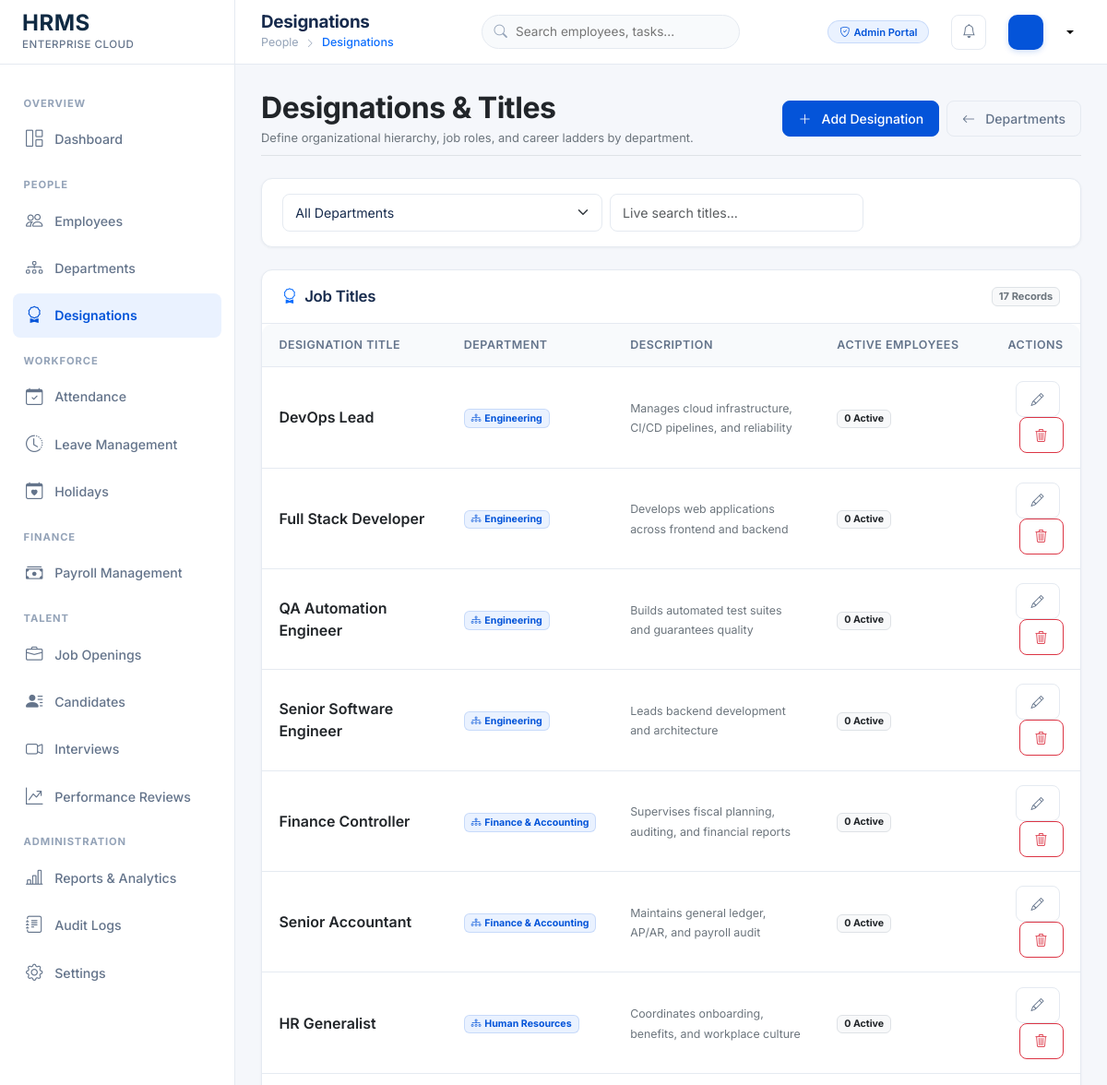
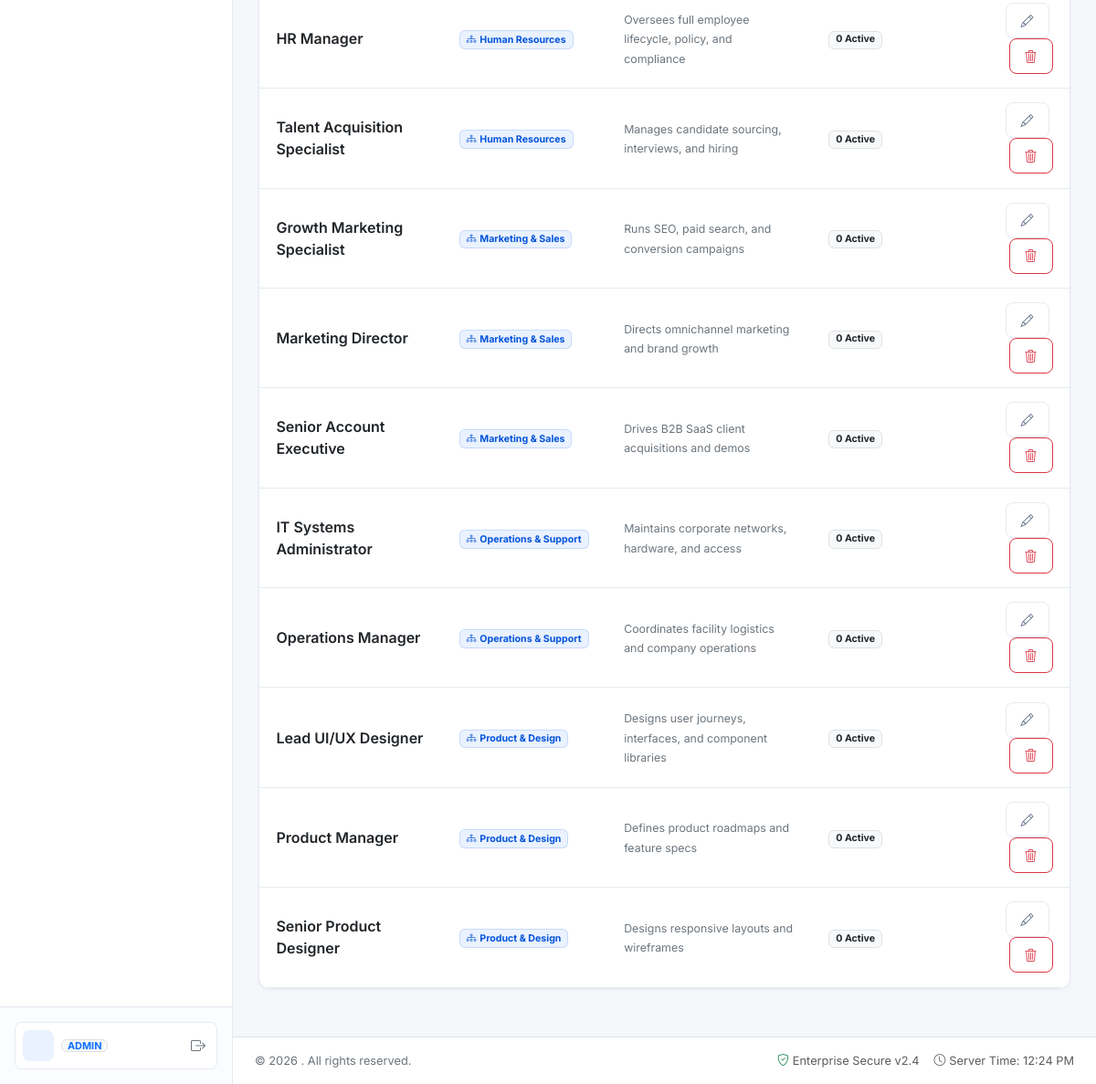
/departments/designations.php (signed in), run on the app's committed database (2 pictures, top to bottom).
### tables this page shows
CREATE TABLE `designations` (
  `id` int(11) NOT NULL AUTO_INCREMENT,
  `department_id` int(11) NOT NULL,
  `designation_name` varchar(100) NOT NULL,
  `description` text DEFAULT NULL,
  `created_at` timestamp NULL DEFAULT current_timestamp(),
  PRIMARY KEY (`id`),
  UNIQUE KEY `department_id` (`department_id`,`designation_name`),
  CONSTRAINT `designations_ibfk_1` FOREIGN KEY (`department_id`) REFERENCES `departments` (`id`)
);

CREATE TABLE `departments` (
  `id` int(11) NOT NULL AUTO_INCREMENT,
  `department_name` varchar(100) NOT NULL,
  `description` text DEFAULT NULL,
  `status` enum('active','inactive') DEFAULT 'active',
  `created_at` timestamp NULL DEFAULT current_timestamp(),
  PRIMARY KEY (`id`),
  UNIQUE KEY `department_name` (`department_name`)
);

### departments/designations.php (the view, shortened to what this page needs)
<?php
$pdo = getDBConnection();
$deptFilter = $_GET['dept_id'] ?? '';
$sql = "SELECT ds.*, d.department_name, COUNT(e.id) as emp_count
        FROM designations ds
        JOIN departments d ON d.id = ds.department_id
        LEFT JOIN employees e ON e.designation_id = ds.id AND e.status = 'active' ";
$sql .= " GROUP BY ds.id ORDER BY d.department_name ASC, ds.designation_name ASC";
$designations = $pdo->query($sql)->fetchAll();
include __DIR__ . '/../includes/header.php';
?>
<div class="container-fluid px-0">
    <div class="d-flex flex-column flex-md-row justify-content-between align-items-md-center mb-4 pb-2 border-bottom">
        <div>
            <h2 class="fw-bold text-dark mb-1">Designations & Titles</h2>
            <p class="text-secondary small mb-0">Define organizational hierarchy, job roles, and career ladders by department.</p>
        </div>
        <div class="mt-3 mt-md-0 d-flex gap-2">
            <button type="button" class="btn btn-primary" data-bs-toggle="modal" data-bs-target="#addDesigModal">
                <i class="bi bi-plus-lg me-1"></i> Add Designation
            </button>
            <a href="<?= BASE_URL ?>departments/index.php" class="btn btn-outline-secondary">
                <i class="bi bi-arrow-left me-1"></i> Departments
            </a>
        </div>
    </div>
    <div class="card mb-4">
        <div class="card-body py-3">
            <form action="<?= BASE_URL ?>departments/designations.php" method="GET" class="row g-2 align-items-center">
                <div class="col-md-5">
                    <select name="dept_id" class="form-select" onchange="this.form.submit()">
                        <option value="">All Departments</option>
                    </select>
                </div>
                <div class="col-md-4">
                    <input type="text" class="form-control" placeholder="Live search titles..." data-table-search="#desigTable">
                </div>
            </form>
        </div>
    </div>
    <div class="card">
        <div class="card-header d-flex justify-content-between align-items-center">
            <h5 class="card-title"><i class="bi bi-award text-primary"></i> Job Titles</h5>
            <span class="badge bg-light text-secondary border"><?= count($designations) ?> Records</span>
        </div>
        <div class="table-responsive">
            <table class="table align-middle" id="desigTable">
                <thead>
                    <tr>
                        <th>Designation Title</th>
                        <th>Department</th>
                        <th>Description</th>
                        <th>Active Employees</th>
                        <th class="text-end">Actions</th>
                    </tr>
                </thead>
                <tbody>
                    <?php if (empty($designations)): ?>
                        <tr><td colspan="5" class="text-center py-4 text-muted">No designations found.</td></tr>
                    <?php else: ?>
                        <?php foreach ($designations as $ds): ?>
                            <tr>
                                <td class="fw-semibold text-dark fs-6"><?= htmlspecialchars($ds['designation_name']) ?></td>
                                <td>
                                    <span class="badge" style="background: var(--light-blue); color: var(--primary-blue); border: 1px solid rgba(4,84,217,0.15);">
                                        <i class="bi bi-diagram-3 me-1"></i><?= htmlspecialchars($ds['department_name']) ?>
                                    </span>
                                </td>
                                <td><span class="text-secondary small"><?= htmlspecialchars($ds['description'] ?: 'No role notes') ?></span></td>
                                <td>
                                    <span class="badge bg-light text-dark border"><?= $ds['emp_count'] ?> Active</span>
                                </td>
                                <td class="text-end">
                                    <button class="btn btn-sm btn-outline-secondary me-1" onclick='editDesig(<?= json_encode($ds) ?>)'>
                                        <i class="bi bi-pencil"></i>
                                    </button>
                                    <form action="<?= BASE_URL ?>departments/designations.php<?= $deptFilter ? "?dept_id=$deptFilter" : "" ?>" method="POST" class="d-inline" onsubmit="return confirm('Delete this designation?');">
                                        <button type="submit" class="btn btn-sm btn-outline-danger" <?= $ds['emp_count'] > 0 ? 'disabled title="Cannot delete designation held by employees"' : '' ?>>
                                            <i class="bi bi-trash3"></i>
                                        </button>
                                    </form>
                                </td>
                            </tr>
                        <?php endforeach; ?>
                    <?php endif; ?>
                </tbody>
            </table>
        </div>
    </div>
</div>
<?php include __DIR__ . '/../includes/footer.php'; ?>

### assets/css/style.css (style rules this page uses)
:root { --primary-blue: #0454D9; --primary-blue-hover: #0343ae; --secondary-blue: #2478B8; --dark-navy: #102A43; --light-blue: #EAF2FF; --page-bg: #F5F7FB; --card-bg: #FFFFFF; --border-color: #E5EAF1; --text-primary: #172B4D; --text-secondary: #64748B; --text-muted: #94A3B8; --accent-teal: #14B8A6; --accent-teal-bg: #E6FFFA; --success-green: #16A36A; --success-green-bg: #E8F7EF; --recruitment-purple: #7C3AED; --recruitment-purple-bg: #F2ECFF; --attendance-orange: #EA8A19; --attendance-orange-bg: #FFF4E5; --warning-amber: #D99A16; --warning-amber-bg: #FFF8E5; --error-red: #DC4545; --error-red-bg: #FDECEC; --sidebar-width: 255px; --header-height: 70px; --card-radius: 12px; --btn-radius: 8px; --input-radius: 8px; --transition-speed: 0.2s; --shadow-sm: 0 1px 3px rgba(16, 42, 67, 0.05); --shadow-md: 0 4px 12px rgba(16, 42, 67, 0.07); --shadow-lg: 0 10px 25px rgba(16, 42, 67, 0.1); }
* { margin: 0; padding: 0; box-sizing: border-box; }
body { font-family: 'Inter', -apple-system, BlinkMacSystemFont, "Segoe UI", Roboto, sans-serif; background-color: var(--page-bg); color: var(--text-primary); font-size: 0.925rem; line-height: 1.5; min-height: 100vh; -webkit-font-smoothing: antialiased; }
h1, h2, h3, h4, h5, h6 { color: var(--text-primary); font-weight: 600; letter-spacing: -0.015em; }
a { color: var(--primary-blue); text-decoration: none; transition: color var(--transition-speed) ease; }
.card { background-color: var(--card-bg); border: 1px solid var(--border-color); border-radius: var(--card-radius); box-shadow: var(--shadow-sm); margin-bottom: 1.5rem; transition: box-shadow var(--transition-speed) ease, border-color var(--transition-speed) ease; }
.card-header { background-color: transparent; border-bottom: 1px solid var(--border-color); padding: 1.15rem 1.35rem; display: flex; align-items: center; justify-content: space-between; font-weight: 600; color: var(--text-primary); }
.card-title { font-size: 1.05rem; font-weight: 600; margin: 0; color: var(--text-primary); display: flex; align-items: center; gap: 0.5rem; }
.card-body { padding: 1.35rem; }
.btn { border-radius: var(--btn-radius); font-weight: 500; font-size: 0.875rem; padding: 0.5rem 1rem; display: inline-flex; align-items: center; justify-content: center; gap: 0.45rem; transition: all var(--transition-speed) ease; }
.btn-primary { background-color: var(--primary-blue); border-color: var(--primary-blue); color: #FFFFFF; }
.btn-outline-secondary { border-color: var(--border-color); color: var(--text-secondary); }
.table-responsive { border-radius: var(--card-radius); }
.table { margin-bottom: 0; color: var(--text-primary); vertical-align: middle; }
.table th { background-color: #F8FAFC; color: var(--text-secondary); font-weight: 600; font-size: 0.78rem; text-transform: uppercase; letter-spacing: 0.04em; padding: 0.85rem 1.15rem; border-bottom: 1px solid var(--border-color); white-space: nowrap; }
.table td { padding: 0.95rem 1.15rem; border-bottom: 1px solid var(--border-color); font-size: 0.885rem; color: var(--text-primary); }
.table tbody tr { transition: background-color var(--transition-speed) ease; }
.form-control, .form-select { border: 1px solid var(--border-color); border-radius: var(--input-radius); padding: 0.55rem 0.85rem; font-size: 0.885rem; color: var(--text-primary); background-color: #FFFFFF; transition: border-color var(--transition-speed) ease, box-shadow var(--transition-speed) ease; }

### data on the page
designations: designation_name "DevOps Lead", department.department_name "Engineering", description "Manages cloud infrastructure, CI/CD pipelines, and reliability", emp_count "0"
designations: designation_name "Full Stack Developer", department.department_name "Engineering", description "Develops web applications across frontend and backend", emp_count "0"
designations: designation_name "QA Automation Engineer", department.department_name "Engineering", description "Builds automated test suites and guarantees quality", emp_count "0"
designations: designation_name "Senior Software Engineer", department.department_name "Engineering", description "Leads backend development and architecture", emp_count "0"
designations: designation_name "Finance Controller", department.department_name "Finance & Accounting", description "Supervises fiscal planning, auditing, and financial reports", emp_count "0"
designations: designation_name "Senior Accountant", department.department_name "Finance & Accounting", description "Maintains general ledger, AP/AR, and payroll audit", emp_count "0"
designations: designation_name "HR Generalist", department.department_name "Human Resources", description "Coordinates onboarding, benefits, and workplace culture", emp_count "0"
designations: designation_name "HR Manager", department.department_name "Human Resources", description "Oversees full employee lifecycle, policy, and compliance", emp_count "0"
designations: designation_name "Talent Acquisition Specialist", department.department_name "Human Resources", description "Manages candidate sourcing, interviews, and hiring", emp_count "0"
designations: designation_name "Growth Marketing Specialist", department.department_name "Marketing & Sales", description "Runs SEO, paid search, and conversion campaigns", emp_count "0"
designations: designation_name "Marketing Director", department.department_name "Marketing & Sales", description "Directs omnichannel marketing and brand growth", emp_count "0"
designations: designation_name "Senior Account Executive", department.department_name "Marketing & Sales", description "Drives B2B SaaS client acquisitions and demos", emp_count "0"
designations: designation_name "IT Systems Administrator", department.department_name "Operations & Support", description "Maintains corporate networks, hardware, and access", emp_count "0"
designations: designation_name "Operations Manager", department.department_name "Operations & Support", description "Coordinates facility logistics and company operations", emp_count "0"
designations: designation_name "Lead UI/UX Designer", department.department_name "Product & Design", description "Designs user journeys, interfaces, and component libraries", emp_count "0"
designations: designation_name "Product Manager", department.department_name "Product & Design", description "Defines product roadmaps and feature specs", emp_count "0"
designations: designation_name "Senior Product Designer", department.department_name "Product & Design", description "Designs responsive layouts and wireframes", emp_count "0"

### other printed values
$role "ADMIN"
$pageTitle "Designations"
$breadcrumbParent "People"
$currentUser['role'] "Admin"
count($designations) "17"
